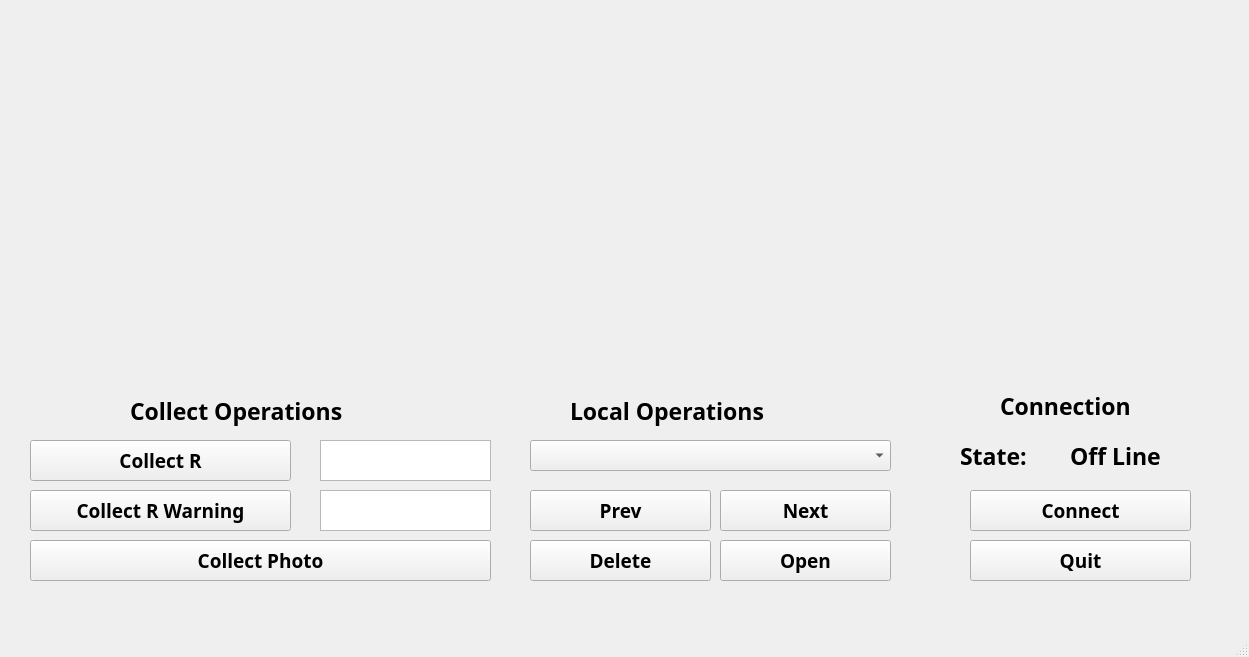
<?xml version="1.0" encoding="UTF-8"?>
<ui version="4.0">
 <class>MainWindow</class>
 <widget class="QMainWindow" name="MainWindow">
  <property name="geometry">
   <rect>
    <x>0</x>
    <y>0</y>
    <width>1249</width>
    <height>657</height>
   </rect>
  </property>
  <property name="windowTitle">
   <string>MainWindow</string>
  </property>
  <widget class="QWidget" name="centralwidget">
   <widget class="QPushButton" name="pb_R">
    <property name="geometry">
     <rect>
      <x>30</x>
      <y>440</y>
      <width>261</width>
      <height>41</height>
     </rect>
    </property>
    <property name="font">
     <font>
      <family>Ubuntu Condensed</family>
      <pointsize>14</pointsize>
      <weight>75</weight>
      <bold>true</bold>
     </font>
    </property>
    <property name="text">
     <string>Collect R</string>
    </property>
   </widget>
   <widget class="QPushButton" name="pb_Rwarning">
    <property name="geometry">
     <rect>
      <x>30</x>
      <y>490</y>
      <width>261</width>
      <height>41</height>
     </rect>
    </property>
    <property name="font">
     <font>
      <family>Ubuntu Condensed</family>
      <pointsize>14</pointsize>
      <weight>75</weight>
      <bold>true</bold>
     </font>
    </property>
    <property name="text">
     <string>Collect R Warning</string>
    </property>
   </widget>
   <widget class="QPushButton" name="pb_photo">
    <property name="geometry">
     <rect>
      <x>30</x>
      <y>540</y>
      <width>461</width>
      <height>41</height>
     </rect>
    </property>
    <property name="font">
     <font>
      <family>Ubuntu Condensed</family>
      <pointsize>14</pointsize>
      <weight>75</weight>
      <bold>true</bold>
     </font>
    </property>
    <property name="text">
     <string>Collect Photo</string>
    </property>
   </widget>
   <widget class="QLabel" name="lb_pic">
    <property name="geometry">
     <rect>
      <x>650</x>
      <y>20</y>
      <width>551</width>
      <height>351</height>
     </rect>
    </property>
    <property name="text">
     <string/>
    </property>
   </widget>
   <widget class="QTextBrowser" name="text_R">
    <property name="geometry">
     <rect>
      <x>320</x>
      <y>440</y>
      <width>171</width>
      <height>41</height>
     </rect>
    </property>
   </widget>
   <widget class="QTextBrowser" name="text_Rwarning">
    <property name="geometry">
     <rect>
      <x>320</x>
      <y>490</y>
      <width>171</width>
      <height>41</height>
     </rect>
    </property>
   </widget>
   <widget class="QPushButton" name="pb_connect">
    <property name="geometry">
     <rect>
      <x>970</x>
      <y>490</y>
      <width>221</width>
      <height>41</height>
     </rect>
    </property>
    <property name="font">
     <font>
      <family>Ubuntu Condensed</family>
      <pointsize>14</pointsize>
      <weight>75</weight>
      <bold>true</bold>
     </font>
    </property>
    <property name="text">
     <string>Connect</string>
    </property>
   </widget>
   <widget class="QPushButton" name="pb_open">
    <property name="geometry">
     <rect>
      <x>720</x>
      <y>540</y>
      <width>171</width>
      <height>41</height>
     </rect>
    </property>
    <property name="font">
     <font>
      <family>Ubuntu Condensed</family>
      <pointsize>14</pointsize>
      <weight>75</weight>
      <bold>true</bold>
     </font>
    </property>
    <property name="text">
     <string>Open</string>
    </property>
   </widget>
   <widget class="QPushButton" name="pb_prev">
    <property name="geometry">
     <rect>
      <x>530</x>
      <y>490</y>
      <width>181</width>
      <height>41</height>
     </rect>
    </property>
    <property name="font">
     <font>
      <family>Ubuntu Condensed</family>
      <pointsize>14</pointsize>
      <weight>75</weight>
      <bold>true</bold>
     </font>
    </property>
    <property name="text">
     <string>Prev</string>
    </property>
   </widget>
   <widget class="QPushButton" name="pb_next">
    <property name="geometry">
     <rect>
      <x>720</x>
      <y>490</y>
      <width>171</width>
      <height>41</height>
     </rect>
    </property>
    <property name="font">
     <font>
      <family>Ubuntu Condensed</family>
      <pointsize>14</pointsize>
      <weight>75</weight>
      <bold>true</bold>
     </font>
    </property>
    <property name="text">
     <string>Next</string>
    </property>
   </widget>
   <widget class="QPushButton" name="pb_delete">
    <property name="geometry">
     <rect>
      <x>530</x>
      <y>540</y>
      <width>181</width>
      <height>41</height>
     </rect>
    </property>
    <property name="font">
     <font>
      <family>Ubuntu Condensed</family>
      <pointsize>14</pointsize>
      <weight>75</weight>
      <bold>true</bold>
     </font>
    </property>
    <property name="text">
     <string>Delete</string>
    </property>
   </widget>
   <widget class="QLabel" name="lb_localoperations">
    <property name="geometry">
     <rect>
      <x>570</x>
      <y>390</y>
      <width>291</width>
      <height>41</height>
     </rect>
    </property>
    <property name="font">
     <font>
      <family>Ubuntu Condensed</family>
      <pointsize>17</pointsize>
      <weight>75</weight>
      <bold>true</bold>
     </font>
    </property>
    <property name="text">
     <string>Local Operations</string>
    </property>
   </widget>
   <widget class="QLabel" name="lb_1">
    <property name="geometry">
     <rect>
      <x>520</x>
      <y>380</y>
      <width>381</width>
      <height>221</height>
     </rect>
    </property>
    <property name="text">
     <string/>
    </property>
   </widget>
   <widget class="QPushButton" name="pb_quit">
    <property name="geometry">
     <rect>
      <x>970</x>
      <y>540</y>
      <width>221</width>
      <height>41</height>
     </rect>
    </property>
    <property name="font">
     <font>
      <family>Ubuntu Condensed</family>
      <pointsize>14</pointsize>
      <weight>75</weight>
      <bold>true</bold>
     </font>
    </property>
    <property name="text">
     <string>Quit</string>
    </property>
   </widget>
   <widget class="QLabel" name="lb_collectoperations">
    <property name="geometry">
     <rect>
      <x>130</x>
      <y>390</y>
      <width>291</width>
      <height>41</height>
     </rect>
    </property>
    <property name="font">
     <font>
      <family>Ubuntu Condensed</family>
      <pointsize>17</pointsize>
      <weight>75</weight>
      <bold>true</bold>
     </font>
    </property>
    <property name="text">
     <string>Collect Operations</string>
    </property>
   </widget>
   <widget class="QLabel" name="lb_2">
    <property name="geometry">
     <rect>
      <x>20</x>
      <y>380</y>
      <width>481</width>
      <height>221</height>
     </rect>
    </property>
    <property name="text">
     <string/>
    </property>
   </widget>
   <widget class="QLabel" name="lb_3">
    <property name="geometry">
     <rect>
      <x>940</x>
      <y>380</y>
      <width>291</width>
      <height>221</height>
     </rect>
    </property>
    <property name="text">
     <string/>
    </property>
   </widget>
   <widget class="QLabel" name="lb_connection">
    <property name="geometry">
     <rect>
      <x>1000</x>
      <y>380</y>
      <width>201</width>
      <height>51</height>
     </rect>
    </property>
    <property name="font">
     <font>
      <family>Ubuntu Condensed</family>
      <pointsize>17</pointsize>
      <weight>75</weight>
      <bold>true</bold>
     </font>
    </property>
    <property name="text">
     <string>Connection</string>
    </property>
   </widget>
   <widget class="QComboBox" name="comboBox">
    <property name="geometry">
     <rect>
      <x>530</x>
      <y>440</y>
      <width>361</width>
      <height>31</height>
     </rect>
    </property>
   </widget>
   <widget class="QLabel" name="lb_line">
    <property name="geometry">
     <rect>
      <x>1070</x>
      <y>440</y>
      <width>131</width>
      <height>31</height>
     </rect>
    </property>
    <property name="font">
     <font>
      <family>Ubuntu Condensed</family>
      <pointsize>17</pointsize>
      <weight>75</weight>
      <bold>true</bold>
     </font>
    </property>
    <property name="text">
     <string>Off Line</string>
    </property>
   </widget>
   <widget class="QLabel" name="lb_state">
    <property name="geometry">
     <rect>
      <x>960</x>
      <y>440</y>
      <width>101</width>
      <height>31</height>
     </rect>
    </property>
    <property name="font">
     <font>
      <family>Ubuntu Condensed</family>
      <pointsize>17</pointsize>
      <weight>75</weight>
      <bold>true</bold>
     </font>
    </property>
    <property name="text">
     <string>State:</string>
    </property>
   </widget>
   <zorder>lb_2</zorder>
   <zorder>lb_3</zorder>
   <zorder>lb_1</zorder>
   <zorder>pb_R</zorder>
   <zorder>pb_Rwarning</zorder>
   <zorder>pb_photo</zorder>
   <zorder>lb_pic</zorder>
   <zorder>text_R</zorder>
   <zorder>text_Rwarning</zorder>
   <zorder>pb_connect</zorder>
   <zorder>pb_open</zorder>
   <zorder>pb_prev</zorder>
   <zorder>pb_next</zorder>
   <zorder>pb_delete</zorder>
   <zorder>lb_localoperations</zorder>
   <zorder>pb_quit</zorder>
   <zorder>lb_collectoperations</zorder>
   <zorder>lb_connection</zorder>
   <zorder>comboBox</zorder>
   <zorder>lb_line</zorder>
   <zorder>lb_state</zorder>
  </widget>
  <widget class="QMenuBar" name="menubar">
   <property name="geometry">
    <rect>
     <x>0</x>
     <y>0</y>
     <width>1249</width>
     <height>28</height>
    </rect>
   </property>
  </widget>
  <widget class="QStatusBar" name="statusbar"/>
 </widget>
 <resources/>
 <connections/>
</ui>
